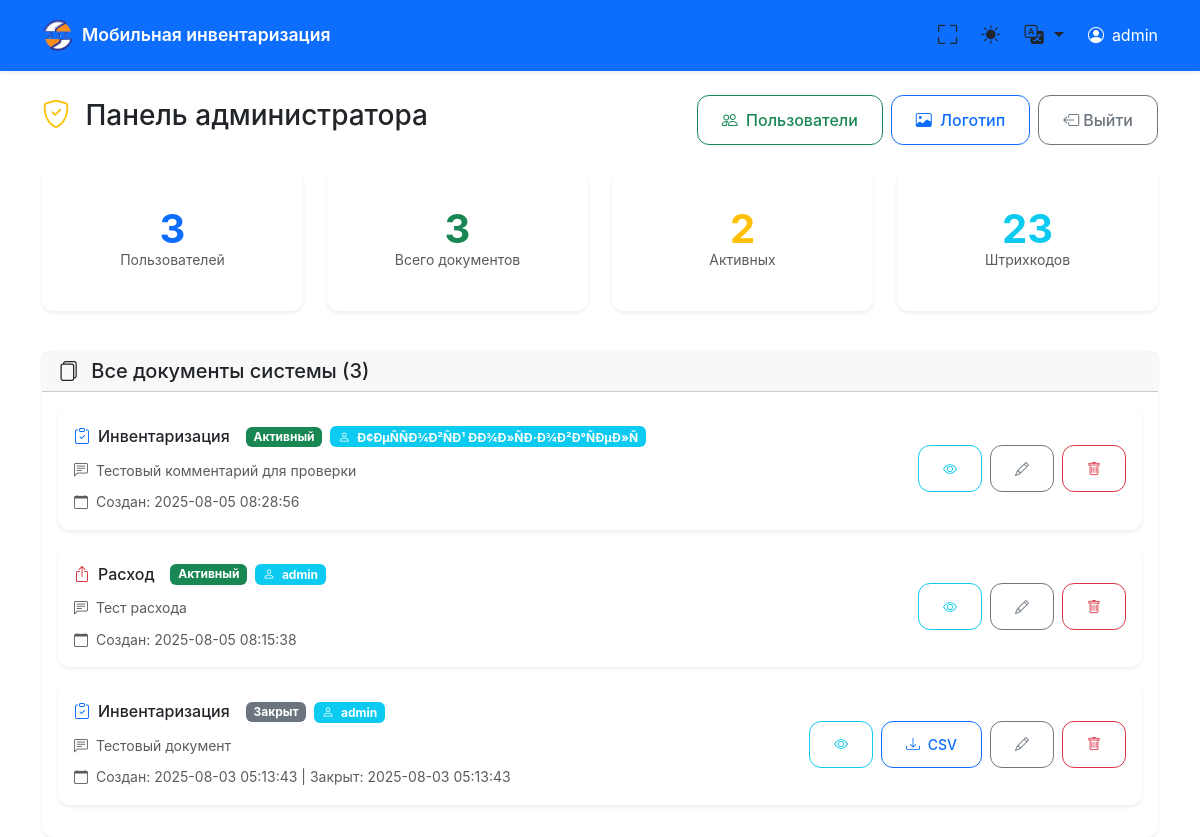
The page /admin/2 on the database as committed earlier.
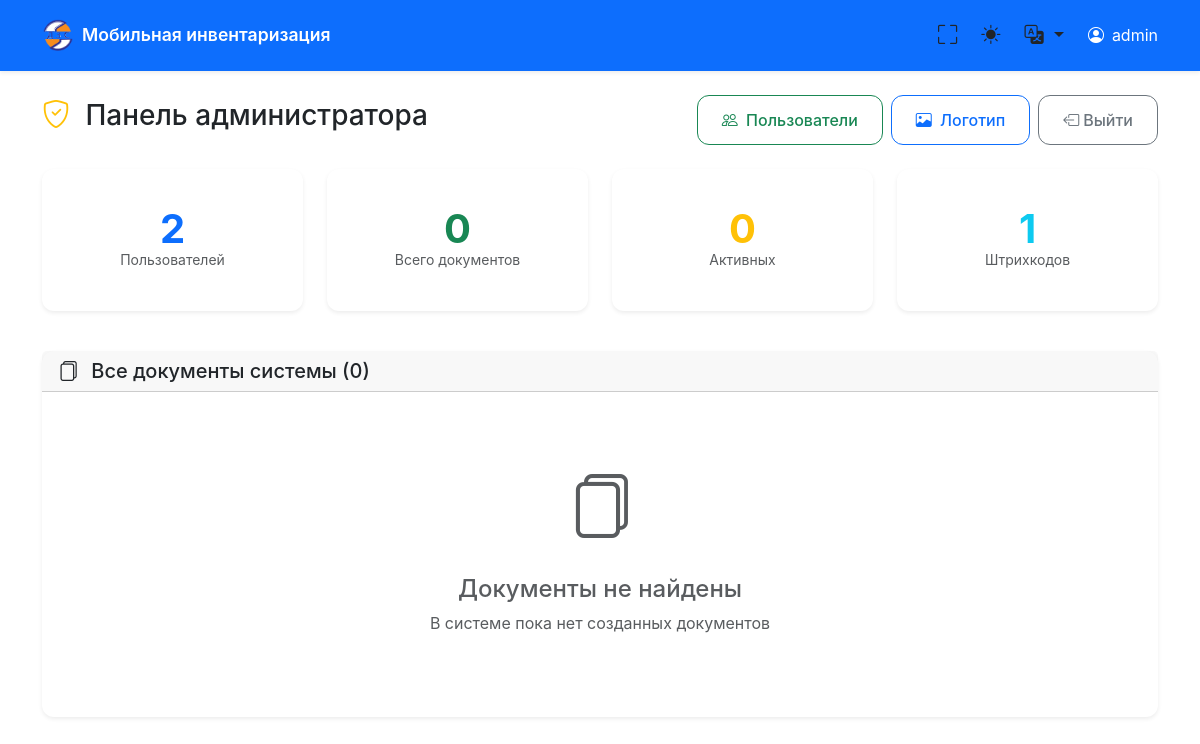
The same page on the database as committed later.
### tables this page shows
CREATE TABLE users (
            id INTEGER PRIMARY KEY AUTOINCREMENT,
            name TEXT UNIQUE NOT NULL,
            created_at TEXT NOT NULL
        );

CREATE TABLE documents (
            id INTEGER PRIMARY KEY AUTOINCREMENT,
            user_id INTEGER NOT NULL,
            doc_type TEXT NOT NULL,
            status TEXT NOT NULL DEFAULT 'active',
            created_at TEXT NOT NULL,
            closed_at TEXT, comment TEXT DEFAULT '',
            FOREIGN KEY (user_id) REFERENCES users (id)
        );

### main.py (the view)
@app.get("/admin/{user_id}", response_class=HTMLResponse)
async def admin_panel(request: Request, user_id: int):
    conn = get_db_connection()
    cursor = conn.cursor()
    cursor.execute("SELECT * FROM users WHERE id = ?", (user_id,))
    user = cursor.fetchone()
    if not user or not is_admin(dict(user)['name']):
        conn.close()
        raise HTTPException(status_code=403, detail="Доступ запрещен")
    all_documents = get_all_documents()
    all_users = get_all_users()
    cursor.execute("SELECT COUNT(*) FROM users")
    total_users = cursor.fetchone()[0]
    cursor.execute("SELECT COUNT(*) FROM documents")
    total_documents = cursor.fetchone()[0]
    cursor.execute("SELECT COUNT(*) FROM documents WHERE status = 'active'")
    active_documents = cursor.fetchone()[0]
    cursor.execute("SELECT COUNT(*) FROM barcodes")
    total_barcodes = cursor.fetchone()[0]
    conn.close()
    current_lang = get_user_language(request)
    locale = load_locale(current_lang)
    return templates.TemplateResponse("admin.html", {
        "request": request,
        "user": dict(user),
        "documents": all_documents,
        "users": all_users,
        "stats": {
            "total_users": total_users,
            "total_documents": total_documents,
            "active_documents": active_documents,
            "total_barcodes": total_barcodes
        },
        "locale": locale,
        "current_lang": current_lang
    })

### templates/admin.html (shortened to what this page needs)
{% extends "base.html" %}
{% block content %}
<div class="row">
    <div class="col-12">
        <div class="d-flex justify-content-between align-items-center mb-4">
            <h1 class="h3">
                <i class="bi bi-shield-check text-warning me-2"></i>
                Панель администратора
            </h1>
            <div class="d-flex gap-2">
                <button class="btn btn-outline-success" data-bs-toggle="modal" data-bs-target="#usersModal">
                    <i class="bi bi-people me-1"></i>
                    <span class="d-none d-sm-inline">Пользователи</span>
                </button>
                <button class="btn btn-outline-primary" data-bs-toggle="modal" data-bs-target="#logoModal">
                    <i class="bi bi-image me-1"></i>
                    <span class="d-none d-sm-inline">Логотип</span>
                </button>
                <a href="/" class="btn btn-outline-secondary d-none d-md-inline-flex">
                    <i class="bi bi-box-arrow-left me-1"></i>
                    Выйти
                </a>
            </div>
        </div>
    </div>
</div>
<div class="row mb-4">
    <div class="col-6 col-md-3 mb-3">
        <div class="card stats-card border-primary">
            <div class="card-body text-center">
                <div class="stats-number text-primary">{{ stats.total_users }}</div>
                <p class="text-muted mb-0 small">Пользователей</p>
            </div>
        </div>
    </div>
    <div class="col-6 col-md-3 mb-3">
        <div class="card stats-card border-success">
            <div class="card-body text-center">
                <div class="stats-number text-success">{{ stats.total_documents }}</div>
                <p class="text-muted mb-0 small">Всего документов</p>
            </div>
        </div>
    </div>
    <div class="col-6 col-md-3 mb-3">
        <div class="card stats-card border-warning">
            <div class="card-body text-center">
                <div class="stats-number text-warning">{{ stats.active_documents }}</div>
                <p class="text-muted mb-0 small">Активных</p>
            </div>
        </div>
    </div>
    <div class="col-6 col-md-3 mb-3">
        <div class="card stats-card border-info">
            <div class="card-body text-center">
                <div class="stats-number text-info">{{ stats.total_barcodes }}</div>
                <p class="text-muted mb-0 small">Штрихкодов</p>
            </div>
        </div>
    </div>
</div>
<div class="row">
    <div class="col-12">
        <div class="card">
            <div class="card-header">
                <h5 class="mb-0">
                    <i class="bi bi-files me-2"></i>
                    Все документы системы ({{ documents|length }})
                </h5>
            </div>
            <div class="card-body">
                {% if documents %}
                <div class="row">
                    {% for doc in documents %}
                    <div class="col-12 mb-3">
                        <div class="card {{ 'border-success' if doc.status == 'active' else 'border-secondary' }}">
                            <div class="card-body">
                                <div class="row align-items-center">
                                    <div class="col-md-8">
                                        <div class="d-flex align-items-center mb-2">
                                            {% if doc.doc_type == 'Инвентаризация' %}
                                                <i class="bi bi-clipboard-check text-primary me-2"></i>
                                            {% elif doc.doc_type == 'Приход' %}
                                                <i class="bi bi-box-arrow-in-down text-success me-2"></i>
                                            {% else %}
                                                <i class="bi bi-box-arrow-up text-danger me-2"></i>
                                            {% endif %}
                                            <h6 class="mb-0 me-3">{{ doc.doc_type }}</h6>
                                            {% if doc.status == 'active' %}
                                                <span class="badge bg-success">Активный</span>
                                            {% else %}
                                                <span class="badge bg-secondary">Закрыт</span>
                                            {% endif %}
                                            <span class="badge bg-info ms-2">
                                                <i class="bi bi-person me-1"></i>
                                                {{ doc.user_name }}
                                            </span>
                                        </div>
                                        {% if doc.comment %}
                                        <div class="mb-2">
                                            <small class="text-muted">
                                                <i class="bi bi-chat-left-text me-1"></i>
                                                {{ doc.comment }}
                                            </small>
                                        </div>
                                        {% endif %}
                                        <div class="small text-muted">
                                            <i class="bi bi-calendar me-1"></i>
                                            Создан: {{ doc.created_at[:19].replace('T', ' ') }}
                                            {% if doc.closed_at %}
                                                | Закрыт: {{ doc.closed_at[:19].replace('T', ' ') }}
                                            {% endif %}
                                        </div>
                                    </div>
                                    <div class="col-md-4">
                                        <div class="d-flex flex-wrap gap-2 justify-content-md-end">
                                            <a href="/admin/document/{{ user.id }}/{{ doc.id }}"
                                               class="btn btn-sm btn-outline-info"
                                               title="Просмотреть документ">
                                                <i class="bi bi-eye"></i>
                                            </a>
                                            {% if doc.status == 'closed' %}
                                                <form method="post" action="/admin/regenerate_csv/{{ user.id }}" class="d-inline">
                                                    <button type="submit" class="btn btn-sm btn-outline-primary">
                                                        <i class="bi bi-download me-1"></i>
                                                        <span class="d-none d-sm-inline">CSV</span>
                                                    </button>
                                                </form>
                                            {% endif %}
                                            <button class="btn btn-sm btn-outline-secondary"
                                                    onclick="editComment({{ doc.id }}, '{{ doc.comment|e }}')"
                                                    title="Редактировать комментарий">
                                                <i class="bi bi-pencil"></i>
                                            </button>
                                            <form method="post" action="/admin/delete_document/{{ user.id }}" class="d-inline">
                                                <button type="submit" class="btn btn-sm btn-outline-danger"
                                                        onclick="return confirm('Удалить документ пользователя {{ doc.user_name }}? Это действие нельзя отменить!')"
                                                        title="Удалить документ">
                                                    <i class="bi bi-trash"></i>
                                                </button>
                                            </form>
                                        </div>
                                    </div>
                                </div>
                            </div>
                        </div>
                    </div>
                    {% endfor %}
                </div>
                {% else %}
                <div class="text-center py-5">
                    <i class="bi bi-files text-muted" style="font-size: 4rem;"></i>
                    <h4 class="text-muted mt-3">Документы не найдены</h4>
                    <p class="text-muted">В системе пока нет созданных документов</p>
                </div>
                {% endif %}
            </div>
        </div>
    </div>
</div>
{% endblock %}

### templates/base.html (shortened to what this page needs)
<!DOCTYPE html>
<html lang="ru" data-bs-theme="light">
<head>
    <link href="https://cdn.jsdelivr.net/npm/bootstrap@5.3.2/dist/css/bootstrap.min.css" rel="stylesheet">
    <link href="https://cdn.jsdelivr.net/npm/bootstrap-icons@1.11.0/font/bootstrap-icons.css" rel="stylesheet">
</head>
<body>
    <nav class="navbar navbar-expand-lg navbar-dark bg-primary">
        <div class="container">
            <div class="d-flex align-items-center">
                <img src="/logo" alt="Логотип" class="logo-svg"
                     style="width: 32px; height: 32px; margin-right: 0.5rem; object-fit: contain;">
                <a class="navbar-brand" href="/">
                    {{ locale.get('app_name', 'Мобильная инвентаризация') }}
                </a>
            </div>
            <div class="d-flex align-items-center">
                <button class="theme-toggle me-2" onclick="toggleFullscreen()" title="Полноэкранный режим">
                    <i class="bi bi-fullscreen" id="fullscreen-icon"></i>
                </button>
                <button class="theme-toggle me-2" onclick="toggleTheme()" title="Переключить тему">
                    <i class="bi bi-sun-fill" id="theme-icon"></i>
                </button>
                <div class="dropdown me-3">
                    <button class="theme-toggle dropdown-toggle" type="button" data-bs-toggle="dropdown" title="Язык">
                        <i class="bi bi-translate"></i>
                    </button>
                </div>
                {% if user %}
                <div class="d-flex align-items-center text-white">
                    <i class="bi bi-person-circle me-2"></i>
                    <span class="d-none d-md-inline">{{ user.name }}</span>
                </div>
                {% endif %}
            </div>
        </div>
    </nav>
    <main class="container mt-4 fade-in">
        {% block content %}{% endblock %}
    </main>
</body>
</html>

### templates/base.html (style rules this page uses)
:root { --primary-color: #0d6efd; --secondary-color: #6c757d; --success-color: #198754; --danger-color: #dc3545; --warning-color: #ffc107; --info-color: #0dcaf0; --light-color: #f8f9fa; --dark-color: #212529; --border-radius: 0.75rem; --box-shadow: 0 0.125rem 0.25rem rgba(0, 0, 0, 0.075); --box-shadow-lg: 0 0.5rem 1rem rgba(0, 0, 0, 0.15); }
body { font-family: -apple-system, BlinkMacSystemFont, 'Segoe UI', Roboto, 'Helvetica Neue', Arial, sans-serif; line-height: 1.6; -webkit-font-smoothing: antialiased; -moz-osx-font-smoothing: grayscale; padding-bottom: env(safe-area-inset-bottom); }
.navbar { box-shadow: var(--box-shadow); padding: 0.75rem 0; }
.navbar-brand { font-weight: 600; font-size: 1.1rem; }
.logo-svg { width: 32px; height: 32px; margin-right: 0.5rem; color: currentColor; }
.card { border: none; box-shadow: var(--box-shadow); border-radius: var(--border-radius); transition: all 0.2s ease; }
.btn { border-radius: var(--border-radius); font-weight: 500; padding: 0.75rem 1.5rem; transition: all 0.2s ease; }
.theme-toggle { border: none; background: none; color: inherit; font-size: 1.2rem; padding: 0.5rem; border-radius: 50%; transition: all 0.2s ease; }
.stats-card { text-align: center; padding: 1.5rem; }
.stats-number { font-size: 2.5rem; font-weight: 700; line-height: 1; }
.fade-in { animation: fadeIn 0.3s ease-in; }

Rows that differ between the two databases and show on the page:
removed documents: doc_type "Инвентаризация", status "Активный", user_name "Ð¢ÐµÑÑÐ¾Ð²ÑÐ¹ ÐÐ¾Ð»ÑÐ·Ð¾Ð²Ð°ÑÐµÐ»Ñ", comment "Тестовый комментарий для проверки", created_at "2025-08-05 08:28:56"
removed documents: doc_type "Расход", status "Активный", user_name "admin", comment "Тест расхода", created_at "2025-08-05 08:15:38"
removed documents: doc_type "Инвентаризация", status "Закрыт", user_name "admin", comment "Тестовый документ", created_at "2025-08-03 05:13:43", closed_at "2025-08-03 05:13:43"
Other text that changed with them:
{{ stats.total_users }}: "3" → "2"
{{ stats.total_documents }}: "3" → "0"
{{ stats.active_documents }}: "2" → "0"
{{ stats.total_barcodes }}: "23" → "1"
{{ documents|length }}: "3" → "0"
text now shown: "Документы не найдены В системе пока нет созданных документов"
